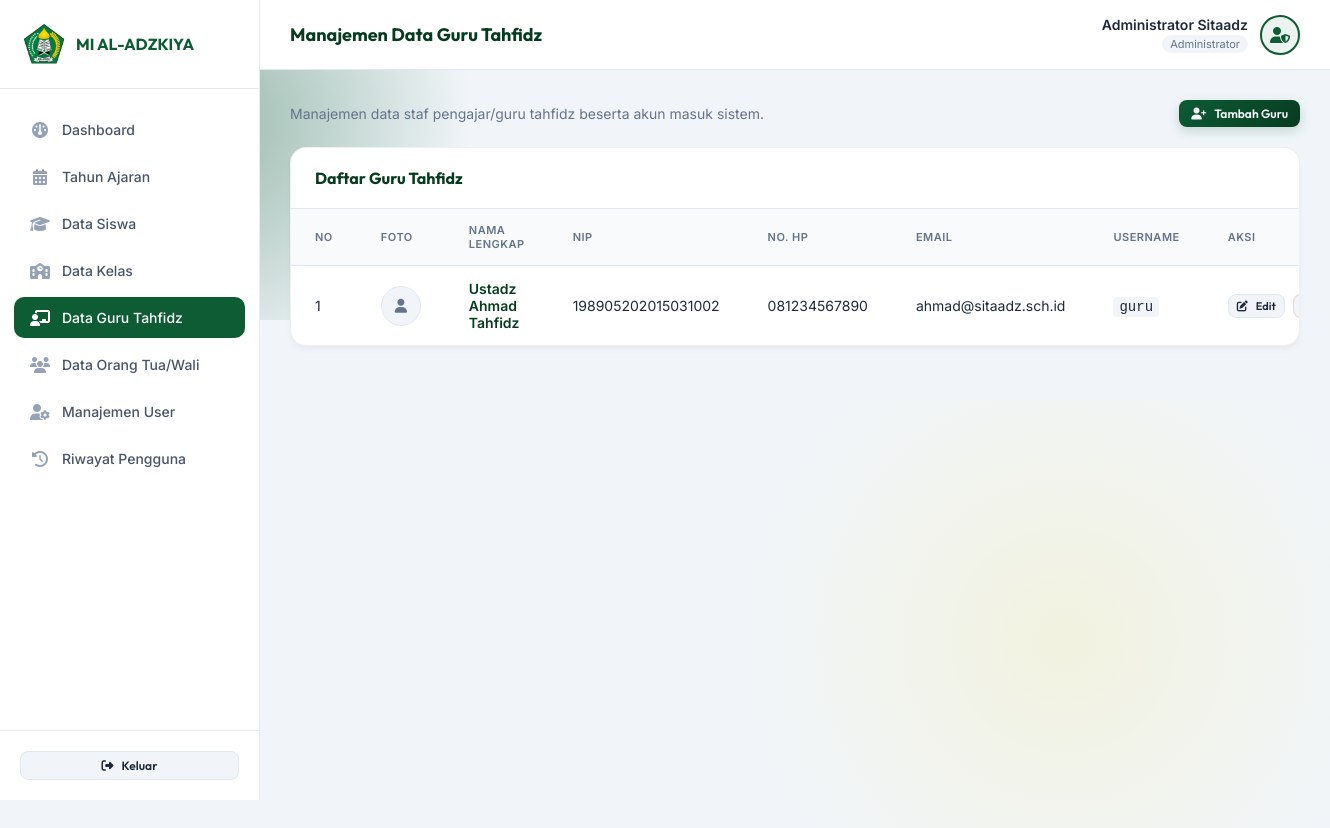
Screenshot of /admin/guru.php (signed in) with the database file from the repository.
### tables this page shows
CREATE TABLE guru_tahfidz (
    id INT AUTO_INCREMENT PRIMARY KEY,
    user_id INT NOT NULL UNIQUE,
    nip VARCHAR(30) UNIQUE,
    nama_lengkap VARCHAR(100) NOT NULL,
    no_hp VARCHAR(20),
    foto_profil VARCHAR(255) NULL,
    FOREIGN KEY (user_id) REFERENCES users(id) ON DELETE CASCADE
);

CREATE TABLE users (
    id INT AUTO_INCREMENT PRIMARY KEY,
    username VARCHAR(50) NOT NULL UNIQUE,
    password VARCHAR(255) NOT NULL,
    nama_lengkap VARCHAR(100) NOT NULL,
    email VARCHAR(100) NOT NULL,
    role ENUM('admin', 'guru_tahfidz', 'orang_tua') NOT NULL,
    security_question VARCHAR(255) NOT NULL,
    security_answer VARCHAR(255) NOT NULL,
    created_at TIMESTAMP DEFAULT CURRENT_TIMESTAMP
);

### admin/guru.php (the view, shortened to what this page needs)
<?php
require_once 'header.php';
$list_guru = [];
try {
    $list_guru = $pdo->query("
        SELECT g.*, u.username, u.email
        FROM guru_tahfidz g
        JOIN users u ON g.user_id = u.id
        ORDER BY g.nama_lengkap ASC
    ")->fetchAll();
} catch (\PDOException $e) {
    $error = 'Gagal memuat data: ' . $e->getMessage();
}
?>
<div style="margin-bottom: 20px; display: flex; justify-content: space-between; align-items: center;">
    <div>
        <p style="font-size: 14px; color: var(--text-muted);">Manajemen data staf pengajar/guru tahfidz beserta akun masuk sistem.</p>
    </div>
    <button onclick="showAddModal()" class="btn btn-primary btn-sm" style="width: auto;">
        <i class="fa-solid fa-user-plus"></i> Tambah Guru
    </button>
</div>
<div class="admin-card-table">
    <div class="admin-card-header">
        <h2>Daftar Guru Tahfidz</h2>
    </div>
    <div class="table-responsive">
        <table class="table-admin">
            <thead>
                <tr>
                    <th>No</th>
                    <th>Foto</th>
                    <th>Nama Lengkap</th>
                    <th>NIP</th>
                    <th>No. HP</th>
                    <th>Email</th>
                    <th>Username</th>
                    <th>Aksi</th>
                </tr>
            </thead>
            <tbody>
                <?php if (empty($list_guru)): ?>
                    <tr>
                        <td colspan="8" style="text-align: center; color: var(--text-muted);">Belum ada data guru tahfidz.</td>
                    </tr>
                <?php else: ?>
                    <?php $no = 1; foreach ($list_guru as $guru): ?>
                        <tr>
                            <td><?php echo $no++; ?></td>
                            <td>
                                <?php if ($guru['foto_profil'] && file_exists('../uploads/guru/' . $guru['foto_profil'])): ?>
                                    <img src="../uploads/guru/<?php echo htmlspecialchars($guru['foto_profil']); ?>" alt="Foto <?php echo htmlspecialchars($guru['nama_lengkap']); ?>" style="width: 40px; height: 40px; border-radius: 50%; object-fit: cover; display: block; border: 1.5px solid var(--primary-color);">
                                <?php else: ?>
                                    <div style="width: 40px; height: 40px; border-radius: 50%; background-color: #f1f5f9; border: 1.5px solid #e2e8f0; display: flex; justify-content: center; align-items: center; color: var(--text-muted); font-size: 14px;">
                                        <i class="fa-solid fa-user"></i>
                                    </div>
                                <?php endif; ?>
                            </td>
                            <td style="font-weight: 600; color: var(--primary-dark);"><?php echo htmlspecialchars($guru['nama_lengkap']); ?></td>
                            <td><?php echo htmlspecialchars($guru['nip'] ?? '-'); ?></td>
                            <td><?php echo htmlspecialchars($guru['no_hp'] ?? '-'); ?></td>
                            <td><?php echo htmlspecialchars($guru['email'] ?? '-'); ?></td>
                            <td><span style="font-family: monospace; background-color: #f1f5f9; padding: 2px 6px; border-radius: 4px;"><?php echo htmlspecialchars($guru['username']); ?></span></td>
                            <td>
                                <div class="action-buttons">
                                    <button class="btn btn-secondary btn-sm btn-edit-guru"
                                            style="padding: 4px 8px; font-size: 11px;"
                                            data-id="<?php echo $guru['id']; ?>"
                                            data-user-id="<?php echo $guru['user_id']; ?>"
                                            data-nama="<?php echo htmlspecialchars($guru['nama_lengkap'], ENT_QUOTES); ?>"
                                            data-nip="<?php echo htmlspecialchars($guru['nip'] ?? '', ENT_QUOTES); ?>"
                                            data-no-hp="<?php echo htmlspecialchars($guru['no_hp'] ?? '', ENT_QUOTES); ?>"
                                            data-email="<?php echo htmlspecialchars($guru['email'] ?? '', ENT_QUOTES); ?>">
                                        <i class="fa-solid fa-pen-to-square"></i> Edit
                                    </button>
                                    <form action="guru.php" method="POST" style="display:inline;" onsubmit="return confirm('Apakah Anda yakin ingin menghapus data guru ini? Akun login guru ini juga akan terhapus.');">
                                        <button type="submit" class="btn btn-secondary btn-sm" style="color: var(--error-color); border-color: rgba(239, 68, 68, 0.2); padding: 4px 8px; font-size: 11px;">
                                        </button>
                                    </form>
                                </div>
                            </td>
                        </tr>
                    <?php endforeach; ?>
                <?php endif; ?>
            </tbody>
        </table>
    </div>
</div>
</main>
</div>
</div>
</body>
</html>

### assets/css/style.css (style rules this page uses)
:root { --primary-color: #0d5c34; --primary-light: #15804c; --primary-dark: #073b20; --accent-color: #ffd700; --accent-dark: #ccab00; --accent-glow: rgba(255, 215, 0, 0.35); --bg-dark: #0a140f; --text-main: #1e293b; --text-muted: #64748b; --text-light: #f8fafc; --card-bg: #ffffff; --card-border: rgba(13, 92, 52, 0.15); --error-color: #ef4444; --success-color: #10b981; --transition-speed: 0.3s; --font-heading: 'Outfit', sans-serif; --font-body: 'Inter', sans-serif; }
* { margin: 0; padding: 0; box-sizing: border-box; }
body { font-family: var(--font-body); background-color: var(--bg-dark); color: var(--text-main); min-height: 100vh; display: flex; justify-content: center; align-items: center; overflow-x: hidden; position: relative; }
body::before { content: ''; position: absolute; top: -10%; left: -10%; width: 50%; height: 50%; background: radial-gradient(circle, rgba(13, 92, 52, 0.4) 0%, transparent 70%); z-index: -1; pointer-events: none; }
body::after { content: ''; position: absolute; bottom: -10%; right: -10%; width: 60%; height: 60%; background: radial-gradient(circle, rgba(255, 215, 0, 0.1) 0%, transparent 70%); z-index: -1; pointer-events: none; }
.btn { width: 100%; padding: 14px; border: none; border-radius: 12px; font-family: var(--font-heading); font-size: 15px; font-weight: 600; cursor: pointer; transition: all var(--transition-speed); display: inline-flex; justify-content: center; align-items: center; gap: 8px; text-decoration: none; }
.btn-primary { background: linear-gradient(135deg, var(--primary-color) 0%, var(--primary-dark) 100%); color: var(--text-light); box-shadow: 0 4px 12px rgba(13, 92, 52, 0.2); }
.btn-secondary { background-color: #f1f5f9; color: var(--text-main); border: 1.5px solid #e2e8f0; }
.admin-body { background-color: #f1f5f9; color: var(--text-main); display: block; min-height: 100vh; overflow-x: hidden; }
.admin-card-table { background-color: #ffffff; border: 1px solid rgba(13, 92, 52, 0.08); border-radius: 16px; box-shadow: 0 4px 6px -1px rgba(0, 0, 0, 0.05); margin-bottom: 30px; overflow: hidden; }
.admin-card-header { padding: 20px 24px; border-bottom: 1px solid #e2e8f0; display: flex; justify-content: space-between; align-items: center; flex-wrap: wrap; gap: 15px; }
.admin-card-header h2 { font-family: var(--font-heading); font-size: 16px; font-weight: 700; color: var(--primary-dark); }
.table-responsive { width: 100%; overflow-x: auto; }
.table-admin { width: 100%; border-collapse: collapse; text-align: left; font-size: 14px; }
.table-admin th { background-color: #f8fafc; color: var(--text-muted); font-weight: 600; padding: 14px 24px; border-bottom: 1px solid #e2e8f0; text-transform: uppercase; font-size: 11px; letter-spacing: 0.5px; }
.table-admin td { padding: 14px 24px; border-bottom: 1px solid #f1f5f9; color: var(--text-main); }
.table-admin tr:last-child td { border-bottom: none; }
.btn-sm { padding: 6px 12px; font-size: 12px; border-radius: 8px; }
.action-buttons { display: flex; gap: 8px; }

### rows the page displays
guru_tahfidz: nama_lengkap "Ustadz Ahmad Tahfidz", nip "198905202015031002", no_hp "081234567890", user.email "ahmad@sitaadz.sch.id", user.username "guru"

### other values shown
$nama_admin "Administrator Sitaadz"
